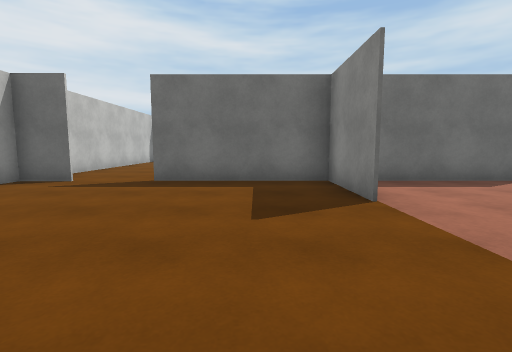
view 1 (above)

16 first-person views from a walk through a scene from a Unity 3-D project. The camera is 1.2 m above the floor, tilts 6° down and sees 85° across. The floor is counted in squares, 1.52 m on a side. Each view is taken from the middle of a square. On the plan, view 1 faces up. The plan holds only what a view shows up to about 10 squares ahead; the rest is blank. The place goes on beyond the plan. The player is left out. Surface patterns are stand-ins for the level's own textures.

view 2
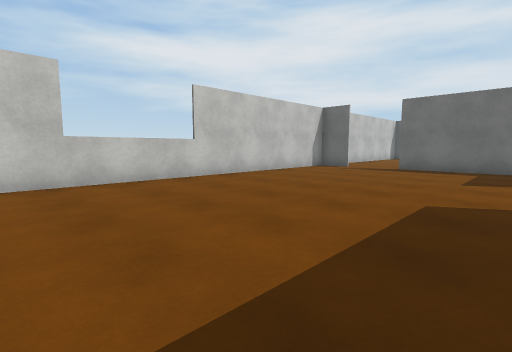

view 3
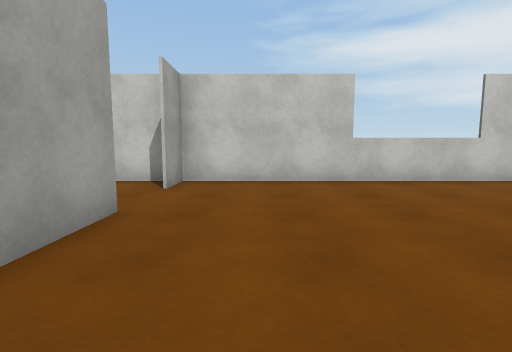

view 4
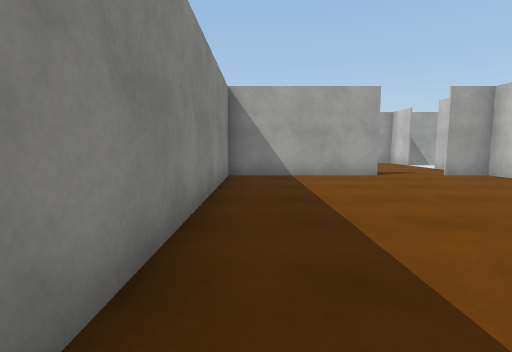

view 5
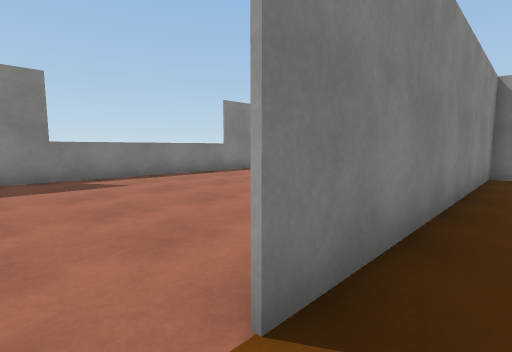

view 6
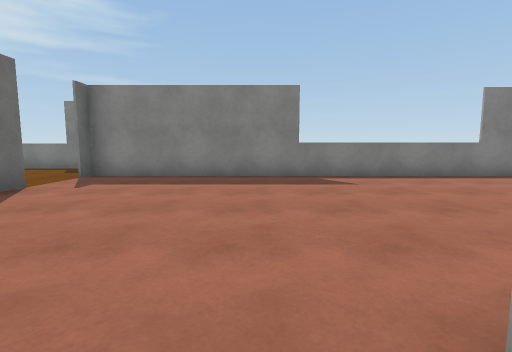

view 7
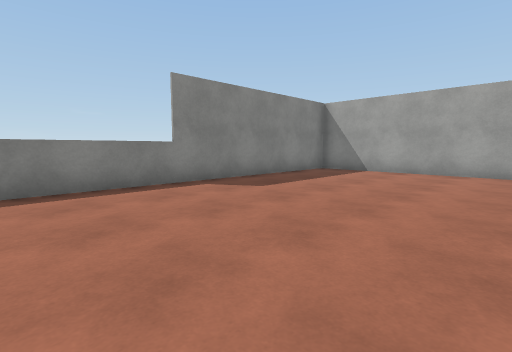

view 8
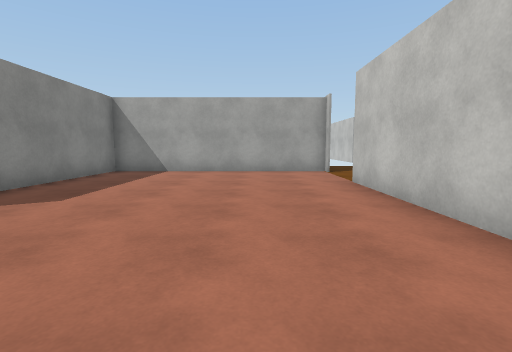

view 9
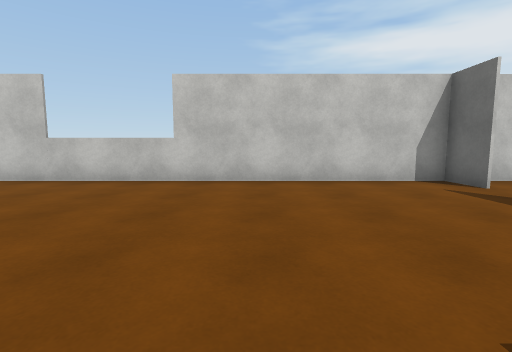

view 10
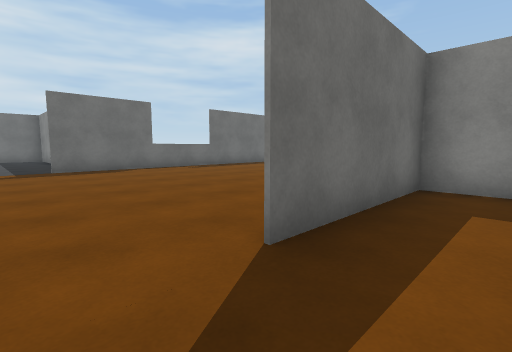

view 11
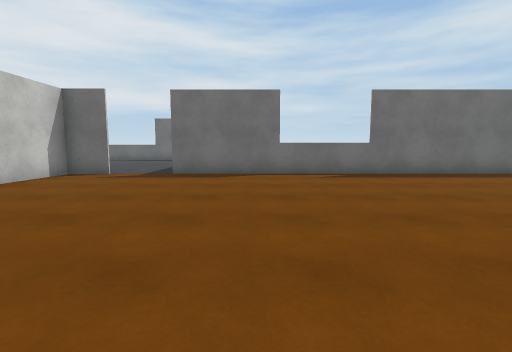

view 12
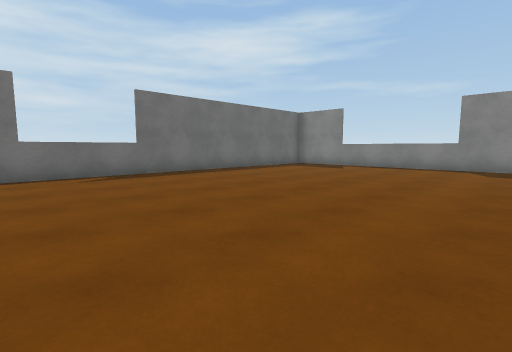

view 13
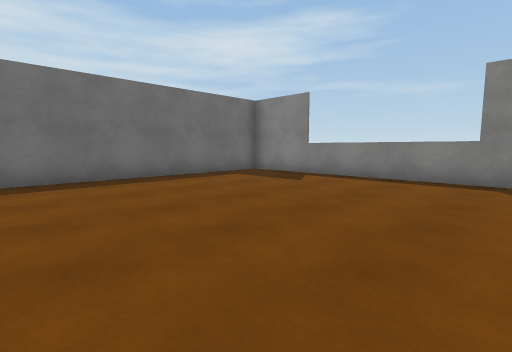

view 14
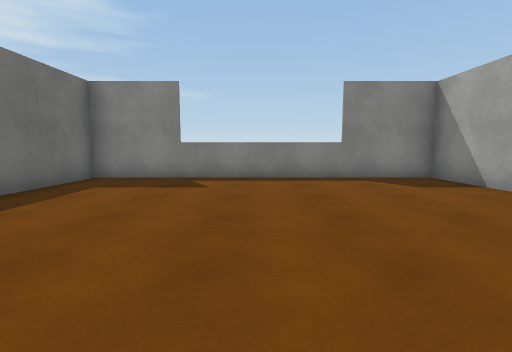

view 15
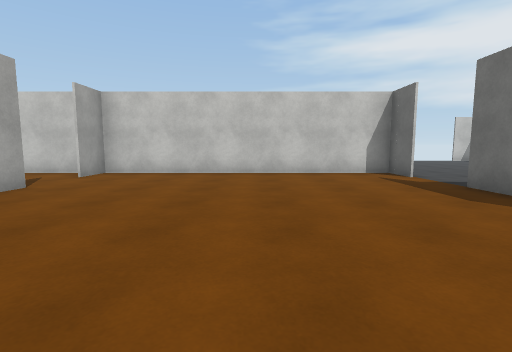

view 16
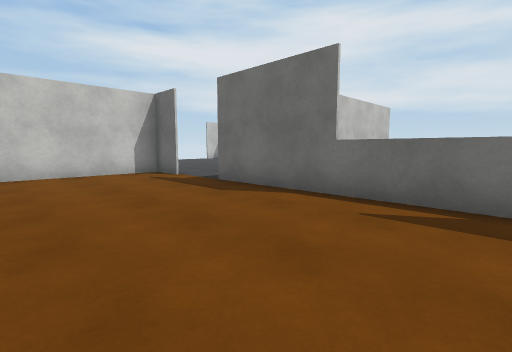

### Floor plan
Ten units are one square. View 1 is at (0, 0); x grows to the right and y downward. Boxes are objects, and circles mark ways between rooms. Rooms are numbered by the first view taken in them; rooms with no view inside come last. Other rooms are left out.
<svg viewBox="-60 -165 176 270">
<path fill="none" stroke="#000" d="M18 -39 18 -65M-24 67 18 67 18 -12M-41 -65 -55 -65M-54 -64 -54 65M-55 67 -41 67M20 -65 -24 -65M18 32 18 74M64 -65 20 -65M18 100 86 100 86 -55M-24 -65 -18 -65M89 -65 111 -65 111 -71M86 -55 86 -65 80 -65M-41 -151 -54 -151 -54 -64M111 -151 -25 -151M-55 -65 -41 -65"/>
<circle cx="20" cy="-25" r="3" fill="#2a7"/>
<circle cx="-35" cy="-60" r="3" fill="#2a7"/>
<circle cx="75" cy="-60" r="3" fill="#2a7"/>
<text x="-20" y="0">1</text>
<text x="50" y="20">2</text>
<text x="30" y="-110">3</text>
</svg>
Room 1 opens to room 2. Room 1 opens to room 3. Room 2 opens to room 3.

Where each view was taken, in squares from view 1:
view 1: 0 up, 0 right, facing up
view 2: 4 down, 1 right, facing up-left
view 3: 5 down, 1 right, facing left
view 4: 1 up, 1 right, facing down
view 5: 2 up, 1 right, facing down-right
view 6: 2 up, 1 right, facing right
view 7: 1 down, 3 right, facing down-right
view 8: 1 down, 4 right, facing down
view 9: 2 up, 1 right, facing left
view 10: 5 up, 4 left, facing up-right
view 11: 7 up, 0 right, facing up
view 12: 7 up, 0 right, facing up-right
view 13: 8 up, 4 right, facing up-right
view 14: 11 up, 4 right, facing right
view 15: 11 up, 3 right, facing left
view 16: 11 up, 3 right, facing up-left
